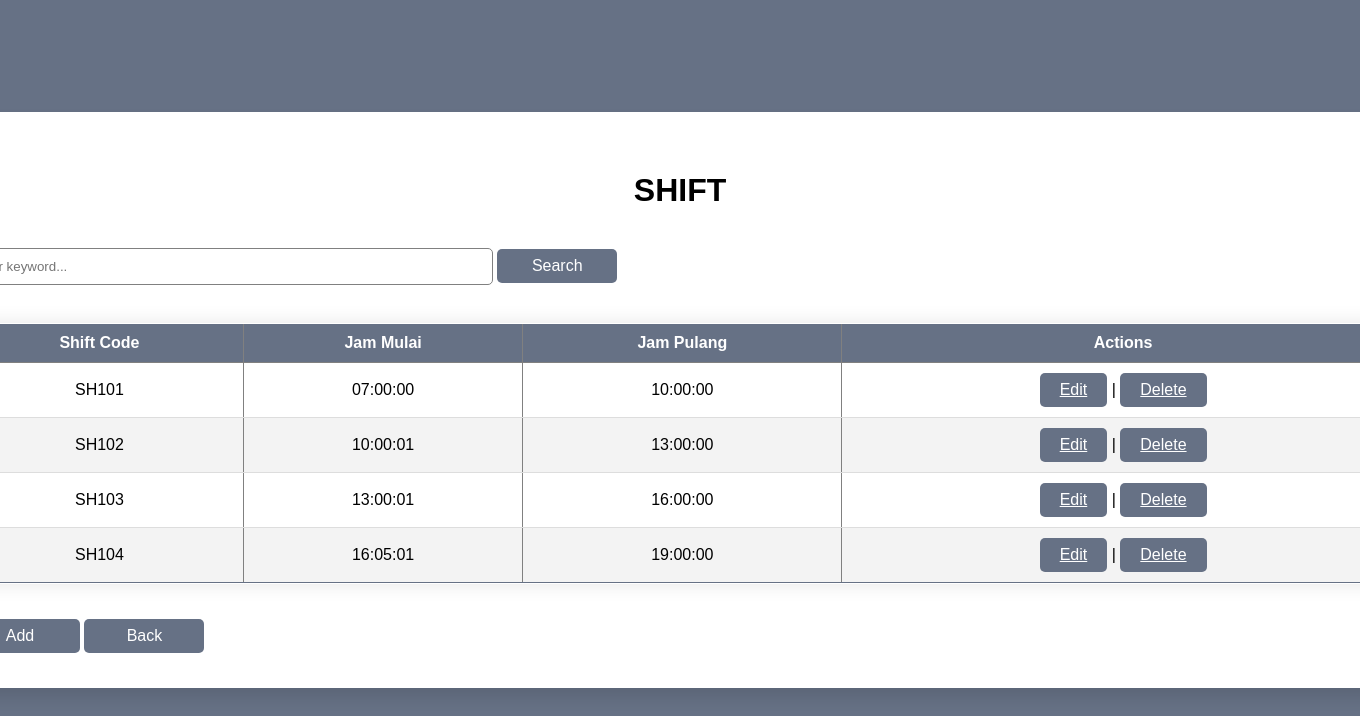
Page /shift.php on the committed database.
### tables this page shows
CREATE TABLE `shift` (
  `shiftCode` char(20) NOT NULL,
  `jamMulai` time DEFAULT NULL,
  `jamPulang` time DEFAULT NULL
);

### shift.php (the view, shortened to what this page needs)
<?php
$conn = mysqli_connect("localhost", "root", "", "sistemPerpustakaan");
$query = "SELECT * FROM shift ORDER BY shiftCode";
$result = mysqli_query($conn, $query);
?>
<!DOCTYPE html>
<html lang="en">
<head>
    <link rel="stylesheet" href="adminMenu.css">
</head>
<body>
    <div class="container">
        <div class="login">
            <h1>Shift</h1>
            <form action="" method="post">
                <input type="text" name="keyword" size= "30"
                placeholder="Enter keyword..." autocomplete="off">
                <button type= "submit" name= "search">Search</button>
            </form>
            <table border="1" class= "content-table">
                <thead>
                    <tr>
                        <th>Shift Code</th>
                        <th>Jam Mulai</th>
                        <th>Jam Pulang</th>
                        <th>Actions</th>
                    </tr>
                </thead>
                <tbody>
                    <?php while($res = mysqli_fetch_assoc($result)) : ?>
                        <tr>
                        <td> <?= $res["shiftCode"]; ?></td>
                        <td> <?= $res["jamMulai"]; ?></td>
                        <td> <?= $res["jamPulang"]; ?></td>
                        <td>
                            <a href="editShift.php?id=<?= $res["shiftCode"]; ?>">Edit</a> |
                            <a href="deleteShift.php?id=<?= $res["shiftCode"]; ?>" onclick= "return confirm('Delete this data?');">Delete</a>
                        </td>
                        </tr>
                    <?php endwhile; ?>
                </tbody>
            </table>
            <form action="" method="post">
                <button type= "submit" name= "add">Add</button>
                <button type= "submit" name= "back">Back</button>
            </form>
        </div>
    </div>
</body>
</html>

### adminMenu.css (style rules this page uses)
* { margin: 0; padding: 0; box-sizing: border-box; font-family: 'Gill Sans', 'Gill Sans MT', Calibri, 'Trebuchet MS', sans-serif; }
body { display: flex; justify-content: center; align-items: center; min-height: 100vh; background: #667185; }
.container { margin: 80px auto; width: auto; display: flex; max-width: 1500px; padding: 10px; background: #fff; border-radius: 15px; box-shadow: 0 10px 15px rgba(0, 0, 0, 0.1); }
form { width: 90%; margin: 10px 20px; }
h1 { margin: 50px 0 30px; text-align: center; font-weight: bolder; text-transform: uppercase; }
input { width: 40%; border: none; outline: none; padding: 10px; border-radius: 5px; border: 1px solid gray; }
.login { width: 1500px; }
a:link, a:visited { background-color: #667185; color: #fff; padding: 8px 20px; text-align: center; display: inline-block; border-radius: 5px; }
button { border: none; outline: none; padding: 8px; width: 120px; color: #fff; font-size: 16px; cursor: pointer; margin-top: 10px; margin-bottom: 15px; border-radius: 5px; background: #667185; }
table { margin: 20px 50px; padding: 50px; }
.content-table { border-collapse: collapse; margin: 25px auto; width: 1450px; border-radius: 5px 5px 5px 5px; overflow: hidden; box-shadow: 0 0 20px rgba(0, 0, 0, 0.1); }
.content-table thead tr { background-color: #667185; color: #ffffff; text-align: left; font-weight: bold; }
.content-table th, .content-table td { max-width: 250px; padding: 10px 5px; text-align: center; }
.content-table tbody tr { border-bottom: 1px solid #dddddd; }
.content-table tbody tr:nth-of-type(even) { background-color: #f3f3f3; }
.content-table tbody tr:last-of-type { border-bottom: 2px solid #667185; border-radius: 10px; }

### rows in the picture
shift: shiftCode "SH101", jamMulai "07:00:00", jamPulang "10:00:00"
shift: shiftCode "SH102", jamMulai "10:00:01", jamPulang "13:00:00"
shift: shiftCode "SH103", jamMulai "13:00:01", jamPulang "16:00:00"
shift: shiftCode "SH104", jamMulai "16:05:01", jamPulang "19:00:00"
